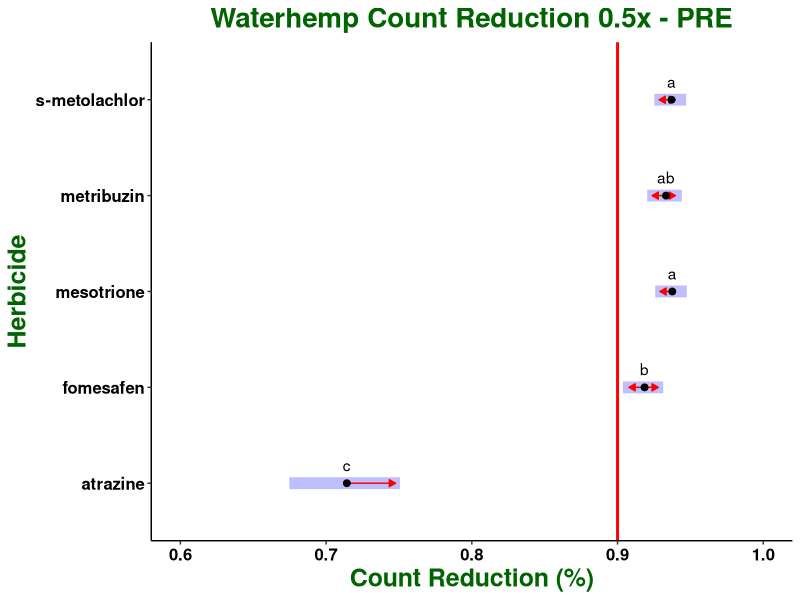

Write the R code that produced this figure. (Note: this script raises an error after producing the figure.)
## ---- chunk 1

knitr::opts_chunk$set(echo = TRUE)
library(tidyverse)
library(ggplot2)
library(car)
library(emmeans)
library(multcompView)
library(glmmTMB)
library(ggpubr)

## ---- chunk 2

waterhemp <- read.csv("All PRE_Reduction_0.5x.csv")

str(waterhemp)

waterhemp$run <- as.factor(waterhemp$run)

waterhemp$pop <- as.factor(waterhemp$pop)

waterhemp$herb <- as.factor(waterhemp$herb)

waterhemp$rate <- as.factor(waterhemp$rate)

waterhemp$rep <- as.factor(waterhemp$rep)

str(waterhemp)

## ---- chunk 3

model <- glmmTMB(count_red ~ herb + (1|run) + (1|pop), data = waterhemp, beta_family(link = "logit"))

## ---- chunk 4

summary(model)

## ---- chunk 5

glmmTMB:::Anova.glmmTMB(model)

## ---- chunk 6

emm_herb <- emmeans(model, ~ herb, adjust = "tukey", type = "response", contr = "pairwise")

emm_herb

CLD_emm_herb <- if(requireNamespace("multcomp")) {
    multcomp::cld(emm_herb$emmeans, alpha = 0.05, Letters=letters, adjust="tukey",type = "response", contr = "pairwise", reversed = TRUE)}

CLD_emm_herb

## ---- chunk 7

plot(emm_herb, adjust = "tukey", comparisons = TRUE) + xlim(0.6, 1) + 
  geom_point(size = 1) +
  geom_vline(xintercept = 0.9, size = 1, colour = "red") +
  geom_text(aes(label = c("c", "b", "a", "ab", "a")), vjust = -1) +
  labs(title = "Waterhemp Count Reduction 0.5x - PRE", x = "Count Reduction (%)", y = "Herbicide") + 
  theme_classic() + 
  theme (plot.title = element_text(face = "bold", hjust = 0.5, size = 20, colour = "darkgreen"), 
         axis.title = element_text(face = "bold", size = 18, colour = "darkgreen"), 
         axis.text = element_text(face = "bold", size = 12, colour = "black")) +
  ggsave("All PRE 0.5x_BETA Tukey HSD.jpeg", units="in", width=8, height=5, dpi=600)
